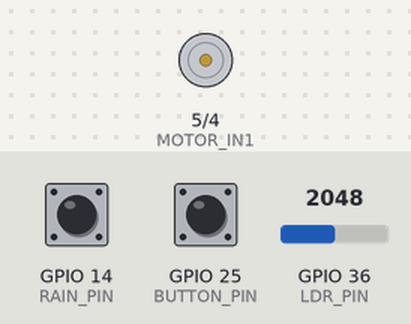
Bench run of a sketch on a simulated ESP32. Shown: motor-driver pin pairs drawn as motors (green arrow = first pin HIGH = forward, orange = second pin HIGH = backward, longer = more drive, scaled by the enable pin). The inputs (shaded band) are chosen by the test bench; at power-on: GPIO 14 (RAIN_PIN) HIGH, GPIO 36 (LDR_PIN) = 2048, GPIO 25 (BUTTON_PIN) LOW (analog values on the 0–4095 scale). WiFi joins after 1.5 s; servers stay silent unless stated; what the sketch prints to the serial monitor is not drawn.

Above: at 1.2 s.
1.3 s: GPIO 14 (RAIN_PIN) pulled LOW for 3.2 s
At 3.1 s:
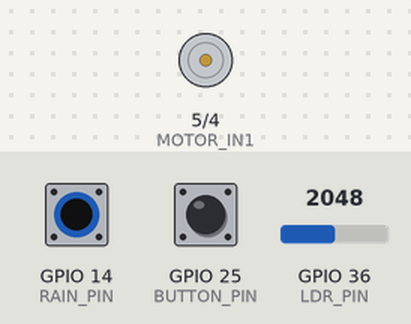
7.5 s: GPIO 36 (LDR_PIN) set to 2365
9.0 s: GPIO 36 (LDR_PIN) set to 2456
At 9.4 s:
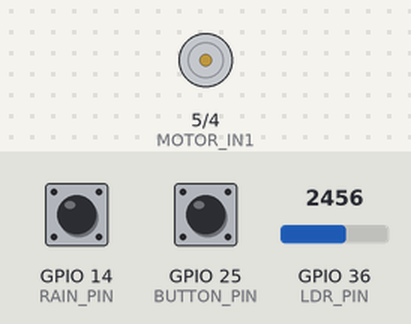
10.5 s: GPIO 25 (BUTTON_PIN) pulled HIGH for 0.15 s
At 11.9 s:
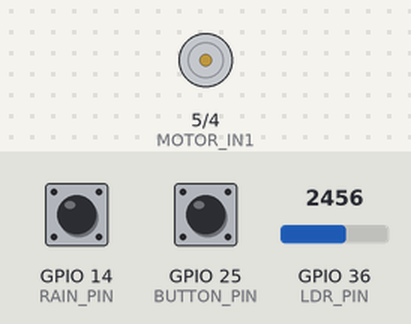
12.5 s: GPIO 25 (BUTTON_PIN) pulled HIGH for 1 s
At 13.4 s:
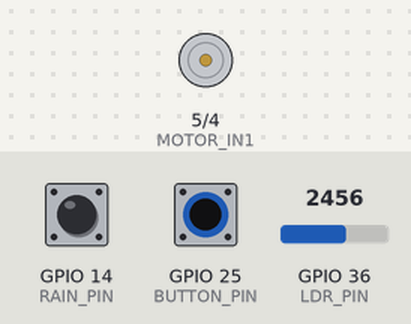
15.0 s: GPIO 25 (BUTTON_PIN) pulsed HIGH 5 times (0.12 s each, 0.3 s apart)
Timing chart, 0 to 18.0 s (numbered marks = the images above; inputs shaded):
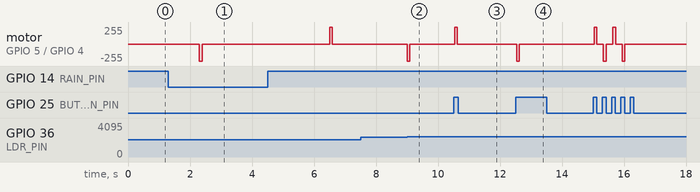

The sketch:

Flexi.ino
```cpp
#include <Arduino.h>
#include <WiFi.h>
#include <WebServer.h>

// ==========================================
// ESP32 SMART WINDOW
// Automatic Day/Night + Rain Protection
// + Restore Previous State After Rain
// + Manual Button + L298N DC Motor
// ==========================================

// ---------- GPIO PINS ----------
constexpr uint8_t MOTOR_IN1 = 5;
constexpr uint8_t MOTOR_IN2 = 4;
constexpr uint8_t MOTOR_ENA = 13;

constexpr uint8_t LDR_PIN = 36;       // VP / ADC1_CH0
constexpr uint8_t RAIN_PIN = 14;      // LM393 rain sensor DO
constexpr uint8_t BUTTON_PIN = 25;    // Button connects GPIO25 to 3.3V

// ---------- SENSOR SETTINGS ----------

// REVERSED RAIN SENSOR:
// false = HIGH means wet, LOW means dry
// true  = LOW means wet, HIGH means dry
// Change this if Serial Monitor shows the opposite of reality.
constexpr bool RAIN_ACTIVE_LOW = true;

// true: brighter light gives higher ADC readings
// false: brighter light gives lower ADC readings
constexpr bool BRIGHTER_GIVES_HIGHER_ADC = false;

constexpr int DAYLIGHT_OPEN_THRESHOLD = 2400;
constexpr int NIGHT_CLOSE_THRESHOLD = 1800;

// ---------- MOTOR SETTINGS ----------
constexpr uint32_t MOTOR_RUN_MS = 90;

// Enter the 2.4 GHz Wi-Fi credentials used by your phone/computer.
const char* WIFI_SSID = "404_error!";
const char* WIFI_PASSWORD = "Cuaresma05.";

// This setup network stays available even if router Wi-Fi is unavailable.
const char* SETUP_AP_SSID = "FlexiWindow-Setup";
const char* SETUP_AP_PASSWORD = "FlexiWin-49281";

// ---------- BUTTON SETTINGS ----------
constexpr uint32_t BUTTON_DEBOUNCE_MS = 35;

// ---------- RAIN FILTER SETTINGS ----------
constexpr uint32_t RAIN_CONFIRM_MS = 1000;
constexpr uint32_t DRY_CONFIRM_MS = 2000;

// ---------- WINDOW STATE ----------
enum class WindowState : uint8_t {
  Closed,
  Open
};

WindowState windowState = WindowState::Closed;

bool motorRunning = false;
bool movingTowardOpen = false;

bool desiredOpen = false;
bool autoDay = false;
bool autoStateInitialized = false;
bool manualOverrideActive = false;
bool autoDayNightEnabled = true;
bool autoRainEnabled = true;
bool manualModeEnabled = false;

WebServer server(80);
bool webServerStarted = false;
bool routerConnectionReported = false;
uint32_t lastWiFiRetryAt = 0;
int currentLightReading = 0;

// Rain protection state
bool rainActive = false;
bool rainCandidate = false;
bool rainCandidateInitialized = false;

bool previousWindowStateSaved = false;
bool previousWindowWasOpen = false;

uint32_t rainCandidateSince = 0;

// Button uses INPUT_PULLDOWN.
// Released = LOW, pressed = HIGH.
bool lastRawButton = LOW;
bool stableButton = LOW;

uint32_t lastButtonChangeAt = 0;
uint32_t motorStartedAt = 0;

// ==========================================
// WI-FI API
// ==========================================

String buildStateJson() {
  String json = "{";
  json += "\"state\":\"";
  json += windowState == WindowState::Open ? "OPEN" : "CLOSED";
  json += "\",\"moving\":";
  json += motorRunning ? "true" : "false";
  json += ",\"targetOpen\":";
  json += desiredOpen ? "true" : "false";
  json += ",\"light\":";
  json += String(currentLightReading);
  json += ",\"rainWet\":";
  json += rainActive ? "true" : "false";
  json += ",\"rainProtection\":";
  json += (autoRainEnabled && rainActive) ? "true" : "false";
  json += ",\"autoDayNight\":";
  json += autoDayNightEnabled ? "true" : "false";
  json += ",\"autoRain\":";
  json += autoRainEnabled ? "true" : "false";
  json += ",\"manualOverride\":";
  json += manualModeEnabled ? "true" : "false";
  json += "}";
  return json;
}

void sendApiResponse(int statusCode, const String& body) {
  server.sendHeader("Access-Control-Allow-Origin", "*");
  server.sendHeader("Cache-Control", "no-store");
  server.send(statusCode, "application/json", body);
}

void handleStateRequest() {
  sendApiResponse(200, buildStateJson());
}

void handleModeRequest() {
  if (!server.hasArg("dayNight") ||
      !server.hasArg("rain") ||
      !server.hasArg("manual")) {
    sendApiResponse(400, "{\"error\":\"dayNight, rain, and manual are required\"}");
    return;
  }

  manualModeEnabled = server.arg("manual") == "1";
  autoDayNightEnabled =
      !manualModeEnabled && server.arg("dayNight") == "1";
  autoRainEnabled =
      !manualModeEnabled && server.arg("rain") == "1";

  if (autoDayNightEnabled) {
    manualOverrideActive = false;
  }

  sendApiResponse(200, buildStateJson());
}

void handleControlRequest() {
  if (!server.hasArg("action") ||
      (server.arg("action") != "open" &&
       server.arg("action") != "close")) {
    sendApiResponse(400, "{\"error\":\"action must be open or close\"}");
    return;
  }

  if (!manualModeEnabled) {
    sendApiResponse(403, "{\"error\":\"Enable Manual Override before controlling the window\"}");
    return;
  }

  if (autoRainEnabled && rainActive) {
    sendApiResponse(409, "{\"error\":\"Rain protection is active\"}");
    return;
  }

  if (motorRunning) {
    sendApiResponse(409, "{\"error\":\"Window motor is already moving\"}");
    return;
  }

  desiredOpen = server.arg("action") == "open";
  manualOverrideActive = true;
  sendApiResponse(200, buildStateJson());
}

void startWebServer() {
  server.on("/api/state", HTTP_GET, handleStateRequest);
  server.on("/api/mode", HTTP_GET, handleModeRequest);
  server.on("/api/control", HTTP_GET, handleControlRequest);
  server.begin();
  webServerStarted = true;

  Serial.print("Controller API ready at http://");
  Serial.println(WiFi.softAPIP());
  Serial.println("Join the setup Wi-Fi and enter the address above.");
}

// ==========================================
// LIGHT SENSOR FUNCTIONS
// ==========================================

bool isDaylight(int reading) {
  if (BRIGHTER_GIVES_HIGHER_ADC) {
    return reading >= DAYLIGHT_OPEN_THRESHOLD;
  }

  return reading <= DAYLIGHT_OPEN_THRESHOLD;
}

bool isNight(int reading) {
  if (BRIGHTER_GIVES_HIGHER_ADC) {
    return reading <= NIGHT_CLOSE_THRESHOLD;
  }

  return reading >= NIGHT_CLOSE_THRESHOLD;
}

// ==========================================
// RAIN SENSOR FUNCTIONS
// ==========================================

bool readRainSensor() {
  const int reading = digitalRead(RAIN_PIN);

  // Convert electrical level into a wet/dry meaning.
  return reading == (RAIN_ACTIVE_LOW ? LOW : HIGH);
}

// ==========================================
// MOTOR CONTROL
// ==========================================

void stopMotor() {
  digitalWrite(MOTOR_ENA, LOW);
  digitalWrite(MOTOR_IN1, LOW);
  digitalWrite(MOTOR_IN2, LOW);

  motorRunning = false;
}

void startMotion(bool opening) {
  movingTowardOpen = opening;

  // Reverse these levels if your motor direction is reversed.
  digitalWrite(MOTOR_IN1, opening ? HIGH : LOW);
  digitalWrite(MOTOR_IN2, opening ? LOW : HIGH);

  digitalWrite(MOTOR_ENA, HIGH);

  motorStartedAt = millis();
  motorRunning = true;

  Serial.println(opening
                   ? "Motor: OPENING window"
                   : "Motor: CLOSING window");
}

// ==========================================
// RAIN STATE HANDLING
// ==========================================

void updateRainState(bool rawWet, uint32_t now) {
  // Initialize the candidate on the first reading.
  if (!rainCandidateInitialized) {
    rainCandidate = rawWet;
    rainCandidateSince = now;
    rainCandidateInitialized = true;
  }

  // Start timing whenever the sensor reading changes.
  if (rawWet != rainCandidate) {
    rainCandidate = rawWet;
    rainCandidateSince = now;
  }

  // Require a stable wet/dry reading to prevent flickering.
  uint32_t confirmTime =
      rainCandidate ? RAIN_CONFIRM_MS : DRY_CONFIRM_MS;

  if (rainCandidate != rainActive &&
      (uint32_t)(now - rainCandidateSince) >= confirmTime) {

    rainActive = rainCandidate;

    if (rainActive) {
      // Save the target state before rain protection takes over.
      // If the window is currently moving, remember its destination.
      previousWindowWasOpen =
          motorRunning ? movingTowardOpen
                       : (windowState == WindowState::Open);

      previousWindowStateSaved = true;

      Serial.println("RAIN CONFIRMED: closing window.");
      Serial.println(
        previousWindowWasOpen
          ? "Saved state: OPEN"
          : "Saved state: CLOSED"
      );

    } else {
      Serial.println("RAIN ENDED: restoring previous window state.");

      if (previousWindowStateSaved) {
        desiredOpen = previousWindowWasOpen;
      }

      previousWindowStateSaved = false;
    }
  }
}

// ==========================================
// SETUP
// ==========================================

void setup() {
  Serial.begin(115200);

  pinMode(MOTOR_IN1, OUTPUT);
  pinMode(MOTOR_IN2, OUTPUT);
  pinMode(MOTOR_ENA, OUTPUT);

  // LM393 digital output.
  // Use the sensor module's normal output wiring.
  pinMode(RAIN_PIN, INPUT_PULLUP);

  pinMode(BUTTON_PIN, INPUT_PULLDOWN);

  analogReadResolution(12);

  stopMotor();

  Serial.println();
  Serial.println("================================");
  Serial.println(" ESP32 SMART WINDOW STARTED");
  Serial.println(" Automatic day/night control");
  Serial.println(" Rain protection enabled");
  Serial.println(" Previous-state restoration");
  Serial.println(" Manual push-button enabled");
  Serial.println("================================");

  Serial.println(
    "Window position is estimated using motor timing."
  );

  Serial.print("Rain active level: ");
  Serial.println(RAIN_ACTIVE_LOW ? "LOW" : "HIGH");

  WiFi.mode(WIFI_AP_STA);
  if (WiFi.softAP(SETUP_AP_SSID, SETUP_AP_PASSWORD)) {
    Serial.print("Setup Wi-Fi: ");
    Serial.println(SETUP_AP_SSID);
    Serial.print("Setup Wi-Fi password: ");
    Serial.println(SETUP_AP_PASSWORD);
  } else {
    Serial.println("ERROR: Could not start setup Wi-Fi.");
  }

  startWebServer();
  WiFi.begin(WIFI_SSID, WIFI_PASSWORD);
  lastWiFiRetryAt = millis();
  Serial.println("Attempting to connect to the configured router Wi-Fi.");
}

// ==========================================
// MAIN LOOP
// ==========================================

void loop() {
  const uint32_t now = millis();

  // ---------- READ SENSORS ----------
  const int lightLevel = analogRead(LDR_PIN);
  const bool rawWet = readRainSensor();
  currentLightReading = lightLevel;

  // ---------- FILTER RAIN SENSOR ----------
  updateRainState(rawWet, now);

  // ---------- AUTOMATIC DAY/NIGHT ----------
  bool nextAutoDay = autoDay;

  if (isDaylight(lightLevel)) {
    nextAutoDay = true;
  } else if (isNight(lightLevel)) {
    nextAutoDay = false;
  }

  if (!autoStateInitialized) {
    autoDay = nextAutoDay;
    autoStateInitialized = true;

    desiredOpen = autoDay;

    Serial.println(
      autoDay ? "Automatic mode: DAY"
              : "Automatic mode: NIGHT"
    );

  } else if (nextAutoDay != autoDay) {
    autoDay = nextAutoDay;

    // Day/night changes resume automatic operation
    // only when enabled rain protection is inactive.
    if (!(autoRainEnabled && rainActive) && autoDayNightEnabled) {
      manualOverrideActive = false;
      desiredOpen = autoDay;
    }

    Serial.println(
      autoDay ? "Automatic mode: DAY"
              : "Automatic mode: NIGHT"
    );
  }

  // ---------- AUTOMATIC TARGET ----------
  if (autoDayNightEnabled &&
      !manualOverrideActive &&
      !(autoRainEnabled && rainActive)) {
    desiredOpen = autoDay;
  }

  const bool rainProtectionActive = autoRainEnabled && rainActive;

  // ---------- MANUAL BUTTON ----------
  const bool rawButton = digitalRead(BUTTON_PIN);

  if (rawButton != lastRawButton) {
    lastRawButton = rawButton;
    lastButtonChangeAt = now;
  }

  if ((uint32_t)(now - lastButtonChangeAt) >=
          BUTTON_DEBOUNCE_MS &&
      rawButton != stableButton) {

    stableButton = rawButton;

    // Detect a new press.
    if (stableButton == HIGH) {

      if (rainProtectionActive) {
        // Do not change the saved restore state during rain.
        desiredOpen = false;

        Serial.println(
          "Button ignored: rain protection is active."
        );

      } else if (!motorRunning) {
        desiredOpen =
            (windowState == WindowState::Closed);

        manualOverrideActive = true;

        Serial.println(
          desiredOpen
            ? "Button: MANUAL OPEN"
            : "Button: MANUAL CLOSE"
        );

      } else {
        Serial.println(
          "Button ignored: motor is moving."
        );
      }
    }
  }

  // ---------- RAIN PRIORITY ----------
  if (rainProtectionActive) {
    desiredOpen = false;

    // Stop an opening motor immediately.
    // The next control step will command closing.
    if (motorRunning && movingTowardOpen) {
      stopMotor();

      Serial.println(
        "RAIN: opening stopped; closing prioritized."
      );
    }
  }

  // ---------- START REQUIRED MOVEMENT ----------
  if (!motorRunning &&
      desiredOpen != (windowState == WindowState::Open)) {

    startMotion(desiredOpen);
  }

  // ---------- MOTOR TIMEOUT ----------
  if (motorRunning &&
      (uint32_t)(now - motorStartedAt) >= MOTOR_RUN_MS) {

    const bool completedOpening = movingTowardOpen;

    stopMotor();

    windowState = completedOpening
                    ? WindowState::Open
                    : WindowState::Closed;

    Serial.println(
      completedOpening
        ? "Window assumed OPEN (timer elapsed)."
        : "Window assumed CLOSED (timer elapsed)."
    );
  }

  // ---------- WI-FI API ----------
  if (WiFi.status() == WL_CONNECTED) {
    if (!routerConnectionReported) {
      Serial.print("Router Wi-Fi connected. ESP32 address: http://");
      Serial.println(WiFi.localIP());
      routerConnectionReported = true;
    }
  } else {
    routerConnectionReported = false;
    if ((uint32_t)(now - lastWiFiRetryAt) >= 10000) {
      lastWiFiRetryAt = now;
      WiFi.reconnect();
    }
  }

  if (webServerStarted) {
    server.handleClient();
  }

  // ---------- SERIAL MONITOR DEBUG ----------
  static uint32_t lastReportAt = 0;

  if ((uint32_t)(now - lastReportAt) >= 1000) {
    lastReportAt = now;

    Serial.print("Light ADC: ");
    Serial.print(lightLevel);

    Serial.print(" | Rain raw pin: ");
    Serial.print(digitalRead(RAIN_PIN));

    Serial.print(" | Rain status: ");
    Serial.print(rainActive ? "WET" : "DRY");

    Serial.print(" | Auto mode: ");
    Serial.print(autoDay ? "DAY" : "NIGHT");

    Serial.print(" | Target: ");
    Serial.print(desiredOpen ? "OPEN" : "CLOSED");

    Serial.print(" | Motor: ");
    Serial.print(motorRunning ? "RUNNING" : "STOPPED");

    Serial.print(" | Manual override: ");
    Serial.println(
      manualOverrideActive ? "YES" : "NO"
    );
  }
}
```

Measured:
- after the input at 1.3 s, motor on GPIO 5 (MOTOR_IN1) / GPIO 4 (MOTOR_IN2): stopped → backward 255/255 after 1.0 s, → stopped 0.09 s later, → forward 255/255 4.1 s later, → stopped 0.09 s later
- after the input at 7.5 s, every drawn part: stays the same
- after the input at 9.0 s, motor on GPIO 5 (MOTOR_IN1) / GPIO 4 (MOTOR_IN2): stopped → backward 255/255 at once, → stopped 0.09 s later
- after the input at 10.5 s, motor on GPIO 5 (MOTOR_IN1) / GPIO 4 (MOTOR_IN2): stopped → forward 255/255 at once, → stopped 0.09 s later
- after the input at 12.5 s, motor on GPIO 5 (MOTOR_IN1) / GPIO 4 (MOTOR_IN2): stopped → backward 255/255 at once, → stopped 0.09 s later
